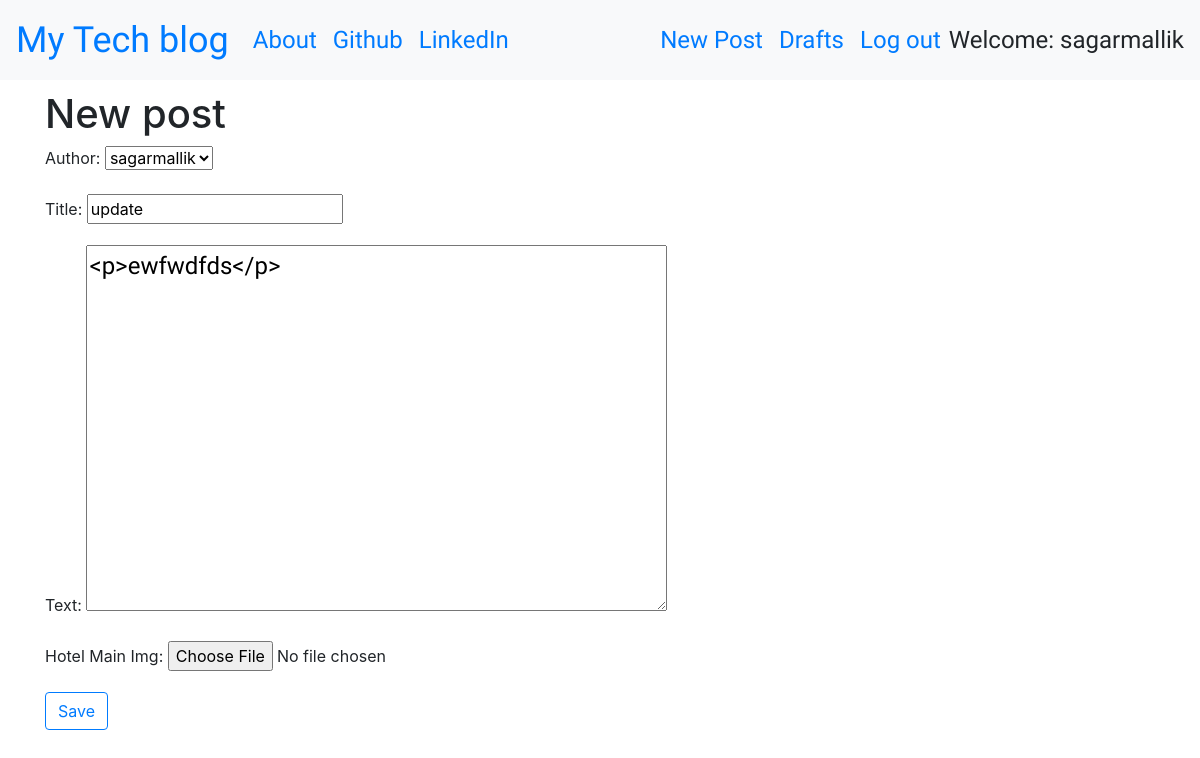
The app's page /post/5/edit/ (signed in) with its own data.
### blog/models.py (models this page shows, shortened)
class Post(models.Model):
    author = models.ForeignKey('auth.User',on_delete=models.CASCADE)
    title = models.CharField(max_length=256)
    text = models.TextField()
    create_date = models.DateTimeField(default=timezone.now)
    published_date = models.DateTimeField(blank=True, null=True)
    hotel_Main_Img = models.ImageField(upload_to='images/',blank=True)

### blog/views.py (the view)
# urls.py: path('post/<int:pk>/edit/',views.UpdatePostView.as_view(),name='post_edit'),
class UpdatePostView(LoginRequiredMixin,UpdateView):
    login_url = '/login/'
    redirect_field_name = 'blog/post_detail.html'
    form_class = PostForm
    model = Post

### blog/forms.py
class PostForm(forms.ModelForm):
    class Meta():
        model = Post
        fields = ('author','title','text','hotel_Main_Img',)
        widgets = {
            'title': forms.TextInput(attrs={'class': 'textinputclass'}),
            'text': forms.Textarea(attrs={'class': 'editable medium-editor-textarea postcontent'}),
        }

### blog/templates/blog/post_form.html (shortened to what this page needs)
{% extends 'blog/base.html' %}
{% block content %}
    <h1>New post</h1>
    <form method="POST" class="post-form" enctype="multipart/form-data">
    {{form.as_p}}
    <button type="submit" class="btn btn-outline-primary">Save</button>
    </form>
{% endblock %}

### blog/templates/blog/base.html (shortened to what this page needs)
<!DOCTYPE html>
{% load static %}
<html lang="en" dir="ltr">
  <head>
    <link rel="stylesheet" href="https://stackpath.bootstrapcdn.com/bootstrap/4.5.0/css/bootstrap.min.css">
    <link href="https://stackpath.bootstrapcdn.com/font-awesome/4.7.0/css/font-awesome.min.css" rel="stylesheet">
    <link rel="stylesheet" href="//cdn.jsdelivr.net/npm/medium-editor@latest/dist/css/medium-editor.min.css" type="text/css" media="screen" charset="utf-8">
    <link rel="stylesheet" href="{% static 'css/blog.css' %}">
  </head>
  <body class='loader'>
    <nav class="navbar navbar-expand-lg bg-light techfont">
        <div class="navbar-nav align-items-center">
          <a class="navbar-brand bigbrand" href="{% url 'post_list' %}">My Tech blog</a>
          <a class="nav-item nav-link" href="{% url 'about' %}">About</a>
          <a class="nav-item nav-link" href="https://www.github.com">Github</a>
          <a class="nav-item nav-link" href="https://www.linkedin.com">LinkedIn</a>
        </div>
        <div class="navbar-nav align-items-center ml-auto">
          {% if user.is_authenticated %}
            <a class="nav-item nav-link" href="{% url 'post_new' %}">New Post</a>
            <a class="nav-item nav-link" href="{% url 'post_draft_list' %}">Drafts</a>
            <a class="nav-item nav-link" href="{% url 'logout' %}">Log out</a>
            <a >Welcome: {{ user.username }}</a>
          {% else %}
            <a class="nav-item nav-link loader" href="{% url 'login' %}" aria-label="Login">
              <span class="fa fa-user" aria-hidden="true"></span></a>
          {% endif %}
        </div>
    </nav>
          <div class="content container">
              <div class="row">
                  <div class="col-md-8">
                    <div class="blog_posts">
                      {% block content %}
                      {% endblock %}
                    </div>
                  </div>
              </div>
          </div>
  </body>
</html>

### blog/static/css/blog.css (style rules this page uses)
.loader { filter:hue-rotate(0deg); color:linear-gradient(45deg,#0f8,#08f); animation:hue 10000ms infinite linear; }
.techfont { font-family: 'Faster One',sans-serif; font-size: 1.5em; margin-bottom: 10px; }
.bigbrand { font-size: 1.5em; }
.postcontent { font-family: 'Montez'; font-size: 1.5em; }

### records on screen
Post: author "sagarmallik", title "update", text "<p>ewfwdfds</p>"

### other values on screen
{{ user.username }} "sagarmallik"
